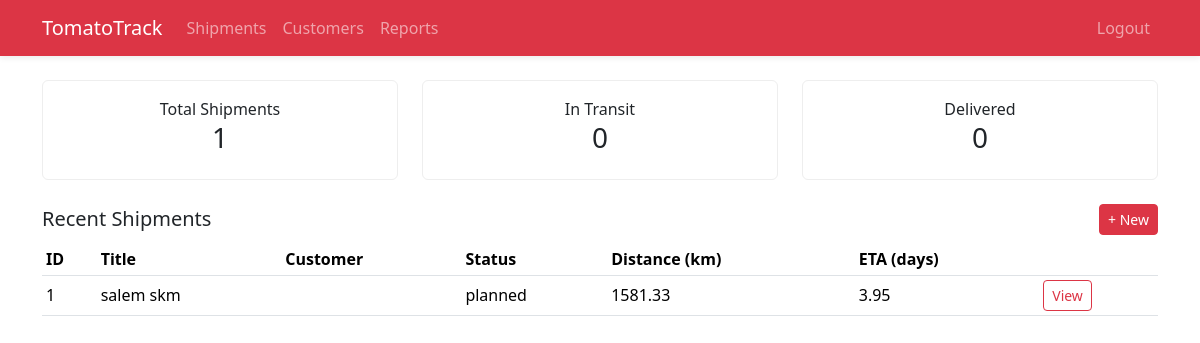
The page / (signed in) on the database its author committed.
### models.py (models this page shows)
class Shipment(Base):
    __tablename__ = 'shipments'
    id = Column(Integer, primary_key=True)
    title = Column(String(255), nullable=False)
    tomato_type = Column(String(50))
    quantity_kg = Column(Float, default=0)
    origin_name = Column(String(255), nullable=False)
    origin_lat = Column(Float, nullable=False)
    origin_lng = Column(Float, nullable=False)
    dest_name = Column(String(255), nullable=False)
    dest_lat = Column(Float, nullable=False)
    dest_lng = Column(Float, nullable=False)
    distance_km = Column(Float)
    drive_time_hours = Column(Float)
    eta_days = Column(Float)
    planned_start = Column(DateTime)
    planned_arrival = Column(DateTime)
    avg_temp_c = Column(Float)
    rain_risk = Column(String(20))  # low/medium/high
    road_type = Column(String(50))  # highway/mixed/poor
    condition_departure = Column(String(100))
    condition_arrival = Column(String(100))
    status = Column(String(50), default='planned')
    actual_start = Column(DateTime)
    delivered_at = Column(DateTime)
    customer_id = Column(Integer, ForeignKey('customers.id'))
    customer = relationship('Customer', back_populates='shipments')
    created_by = Column(Integer, ForeignKey('users.id'))
    created_at = Column(DateTime, default=datetime.utcnow)

### app.py (the view)
    @app.route('/')
    @login_required
    def dashboard():
        with Session() as s:
            shipments = (s.query(Shipment)
                           .options(joinedload(Shipment.customer))
                           .order_by(Shipment.id.desc())
                           .limit(10).all())
            total_shipments = s.query(Shipment).count()
            in_transit = s.query(Shipment).filter(Shipment.status == 'in_transit').count()
            delivered = s.query(Shipment).filter(Shipment.status == 'delivered').count()
            recent = []
            for sh in shipments:
                recent.append({
                    'id': sh.id,
                    'title': sh.title,
                    'customer_name': sh.customer.name if sh.customer else '',
                    'status': sh.status,
                    'distance_km': sh.distance_km or 0,
                    'eta_days': sh.eta_days or 0
                })
        return render_template('dashboard.html',
                               total_shipments=total_shipments,
                               in_transit=in_transit,
                               delivered=delivered,
                               recent=recent)

### templates/dashboard.html
{% extends 'base.html' %}
{% block content %}
<div class="row mb-4">
  <div class="col"><div class="card p-3 text-center"><div>Total Shipments</div><h3>{{ total_shipments }}</h3></div></div>
  <div class="col"><div class="card p-3 text-center"><div>In Transit</div><h3>{{ in_transit }}</h3></div></div>
  <div class="col"><div class="card p-3 text-center"><div>Delivered</div><h3>{{ delivered }}</h3></div></div>
</div>
<div class="d-flex justify-content-between align-items-center mb-2">
  <h5 class="mb-0">Recent Shipments</h5>
  <a class="btn btn-sm btn-danger" href="{{ url_for('shipment_new') }}">+ New</a>
</div>
<div class="table-responsive">
  <table class="table table-sm align-middle">
    <thead><tr><th>ID</th><th>Title</th><th>Customer</th><th>Status</th><th>Distance (km)</th><th>ETA (days)</th><th></th></tr></thead>
    <tbody>
      {% for s in recent %}
        <tr>
          <td>{{ s.id }}</td>
          <td>{{ s.title }}</td>
          <td>{{ s.customer_name }}</td>
          <td>{{ s.status }}</td>
          <td>{{ '%.2f'|format(s.distance_km or 0) }}</td>
          <td>{{ '%.2f'|format(s.eta_days or 0) }}</td>
          <td><a class="btn btn-sm btn-outline-danger" href="{{ url_for('shipment_detail', sid=s.id) }}">View</a></td>
        </tr>
      {% endfor %}
    </tbody>
  </table>
</div>
{% endblock %}

### static/custom.css (style rules this page uses)
body { background: #fff; }
.card { border: 1px solid #eee; }
table th { white-space: nowrap; }

### rows shown on the page
Shipment: id "1", title "salem skm", status "planned", distance_km "1581.33", eta_days "3.95"

### other values the page prints
{{ total_shipments }} "1"
{{ in_transit }} "0"
{{ delivered }} "0"
